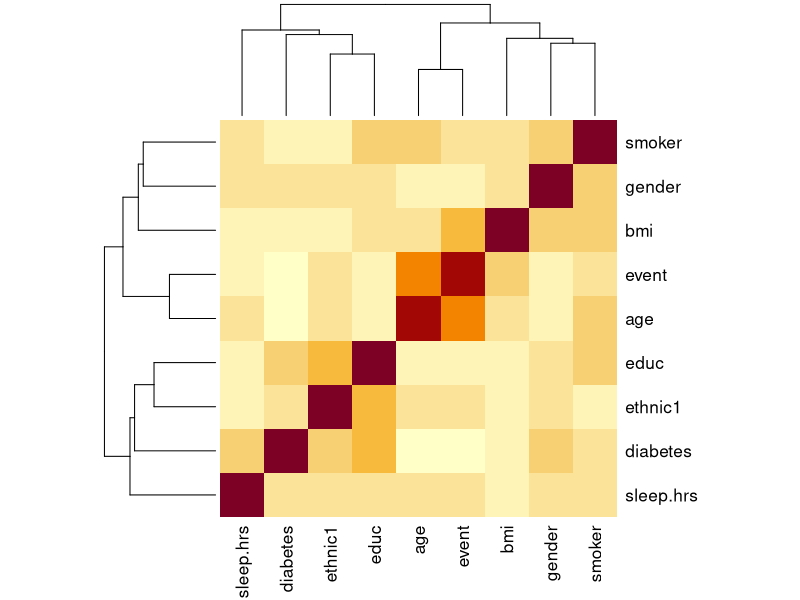
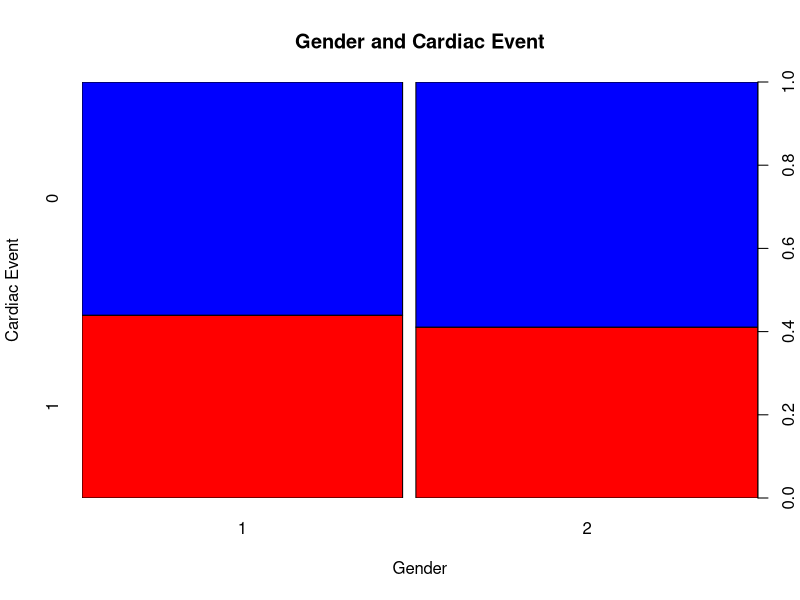
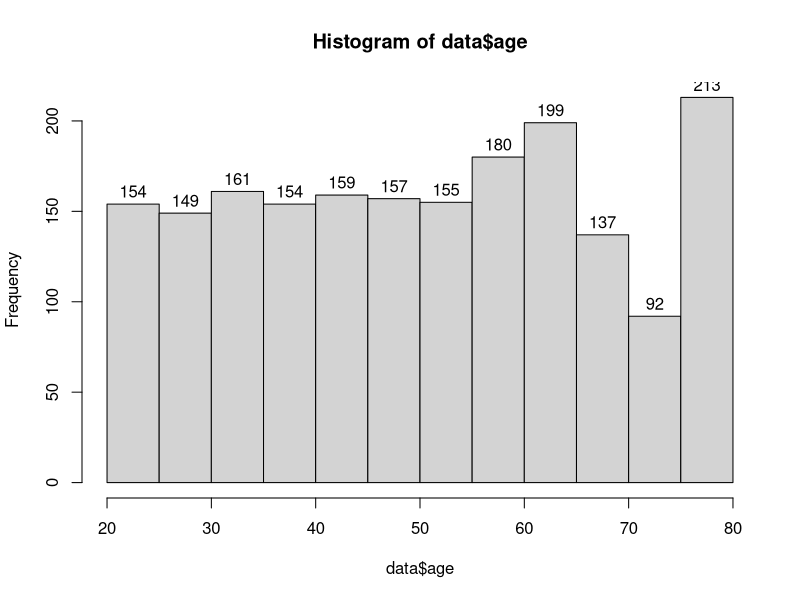
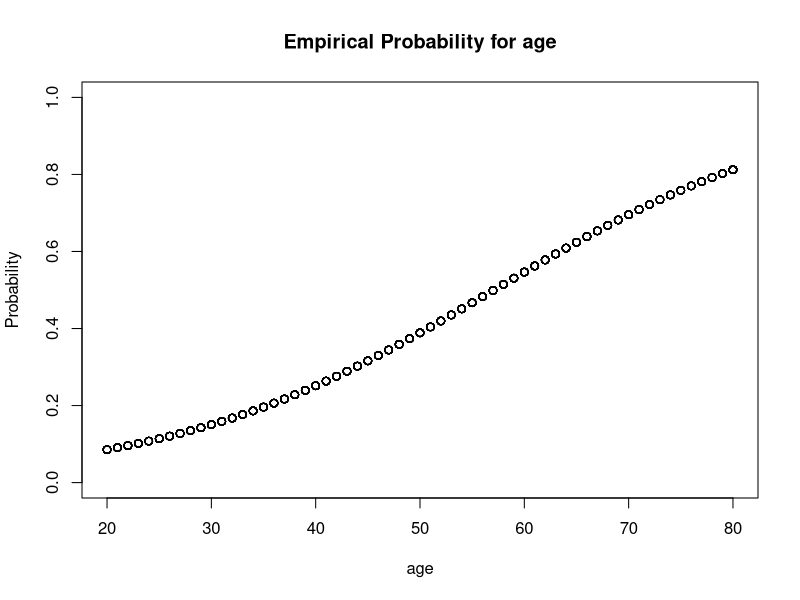
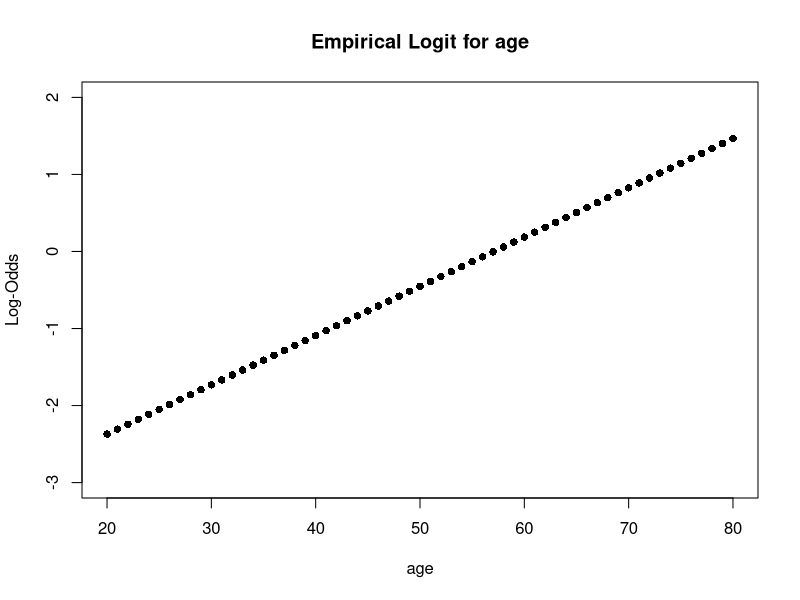
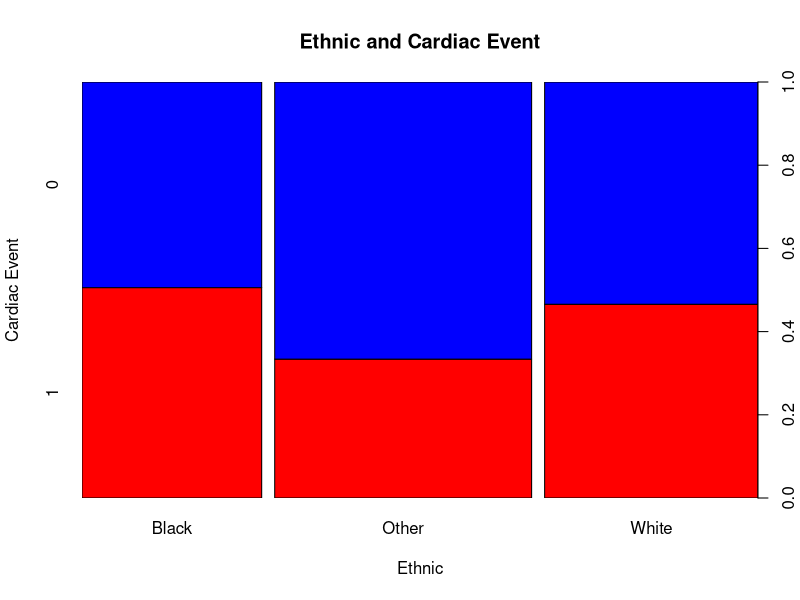
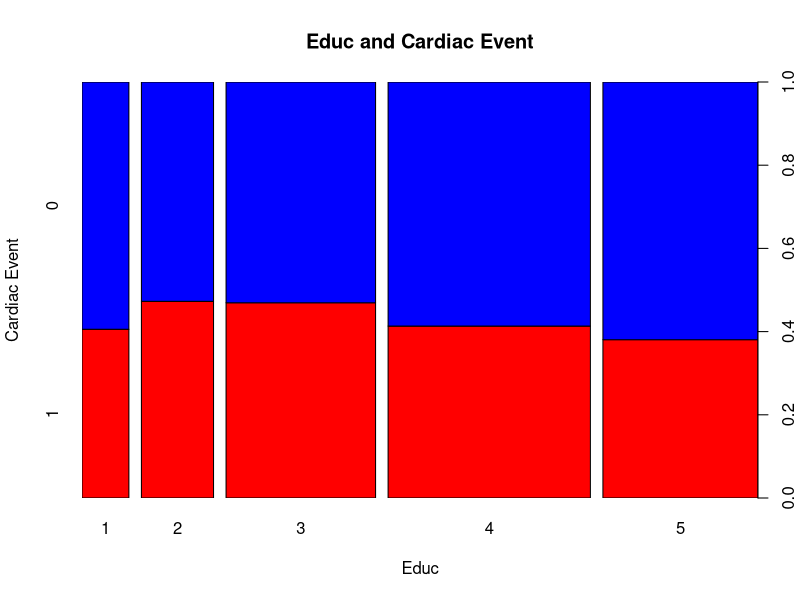

These figures' R source, in order: (Note: this script raises an error after producing the figures.)
## ---- chunk 1
knitr::opts_chunk$set(echo = TRUE)
## ---- chunk 2
# Load the CSV file
data_old <- read.csv("../Handout/final_cardiac_data.csv")

# Data Overview
head(data_old)
## ---- chunk 3
# Remove identifier columns
data <- data_old[, !(names(data_old) %in% c("X", "seqn"))]

# Run summary statistics to get overview
summary(data)
## ---- chunk 4
# Find the correlation between each predictor
cor_matrix <- cor(na.omit(data)); cor_matrix
## ---- chunk 5
# Use heat map to visualize correlation matrix 
heatmap(cor_matrix)
## ---- chunk 6
# Event
table(data$event)
data$event <- as.factor(data$event)
## ---- chunk 7
# Gender
table(data$gender)
data$gender <- as.factor(data$gender)

gender_tab <- table(data$event, data$gender)
spineplot(t(gender_tab), main = "Gender and Cardiac Event", 
          xlab="Gender", ylab="Cardiac Event", col=c("red","blue"))
## ---- chunk 8
# Age
hist(data$age, labels = T)

# Slicing plot for age
age.fac = factor(cut(data$age, breaks=15),labels=1:15)
table(age.fac)
# Empirical probs for each category
age.prob <- tapply(data$event, age.fac, mean)
age.slice.avg <- tapply(data$age, age.fac, mean)
age.elogits <- log(age.prob/(1-age.prob))
# Run logistic regression on simulated data
age.out <- glm(event ~ age, data = data, family = 'binomial')

# Graph predicted and empirical probabilities
plot(data$age, age.out$fitted.values, ylab='Probability', ylim=c(0,1), xlab = 'age', main='Empirical Probability for age')
points(age.slice.avg, age.prob, pch=16, col='blue')

age.pred <- age.out$fitted.value
age.plogits <- log(age.pred/(1-age.pred))
plot(data$age, age.plogits, pch=16, ylab='Log-Odds', ylim=c(-3, 2), xlab = 'age', main='Empirical Logit for age')
points(age.slice.avg, age.elogits, pch=16, col='blue')
## ---- chunk 9
# ethnic1
library(dplyr)
table(data$ethnic1)
data <- data %>%
  mutate(ethnic1 = case_when(
    ethnic1 == 1 ~ "Other",
    ethnic1 == 2 ~ "Other",
    ethnic1 == 3 ~ "White",
    ethnic1 == 4 ~ "Black",
    ethnic1 == 5 ~ "Other",
    TRUE ~ as.character(ethnic1)
  ))

ethnic_tab <- table(data$event, data$ethnic1)
spineplot(t(ethnic_tab), main = "Ethnic and Cardiac Event", 
          xlab="Ethnic", ylab="Cardiac Event", col=c("red","blue"))

data$ethnic1 <- as.factor(data$ethnic1)
## ---- chunk 10
# educ
table(data$educ)
# Since educ = 9 means Don't know, it's hard to assign value and with only one record. Remove the record
data <- data[data$educ != 9, ]

educ_tab <- table(data$event, data$educ)
spineplot(t(educ_tab), main = "Educ and Cardiac Event", 
          xlab="Educ", ylab="Cardiac Event", col=c("red","blue"))

CMHtest(educ_tab)
data$educ <- as.factor(data$educ)
## ---- chunk 11
# Use linear regression or logistic regression to predict the value of the NA
# Only keep records without N/A value to do the predict
data_no_na <- na.omit(data)
## ---- chunk 12
# According to the correlation, use the highest possible predictors
sleep_fit <- lm(sleep.hrs ~ gender+age+ethnic1+educ, data)
summary(sleep_fit)
## ---- chunk 13
# Based on first try, use the most significant predictors
sleep_fit1 <- lm(sleep.hrs ~ gender+ethnic1, data)
summary(sleep_fit1)
## ---- chunk 14
# Evaluate Model Performance
# Predicted values from the model
predicted_sleep <- predict(sleep_fit1, newdata = data_no_na)

# R-squared (R²); low R^2 values, so regression model does not perform well. Thus, we decide to replace all NAs with meidan value.
rsquared <- 1 - (sum((data_no_na$sleep.hrs - predicted_sleep)^2) / sum((data_no_na$sleep.hrs - mean(data_no_na$sleep.hrs))^2)); rsquared
## ---- chunk 15
# Replace the missing value using the predict model
# Find rows with missing values
sleep_rows_with_na <- is.na(data$sleep.hrs)
data$sleep.hrs[sleep_rows_with_na] <- median(data_no_na$sleep.hrs)

# Check Result
sum(is.na(data$sleep.hrs))
summary(data$sleep.hrs)
## ---- chunk 16
table(data$sleep.hrs)
# According to data distribution, we can find the numbers of observation having sleep hours less than 5 hours and the number for having sleep hours more than 9 hours is much less than that in other time. So we plan to divide the time to, less and equal to 5 hrs, 5-6 hrs, 6-7 hrs, 7-8 hrs, 8-9 hrs, and more than 9 hrs.
data$sleep.hrs <- cut(data$sleep.hrs, breaks=c(-Inf, 5, 6, 7, 9, Inf), labels=c("<=5 hrs", "5-6 hrs", "6-7 hrs", "7-9 hrs", ">9 hrs"))
table(data$sleep.hrs)

# Data visualization
sleep_tab <- table(data$event, data$sleep.hrs)
spineplot(t(sleep_tab), main = "Sleep Hours and Cardiac Event", 
          xlab="Sleep Hours", ylab="Cardiac Event", col=c("red","blue"))

CMHtest(sleep_tab)
## ---- chunk 17
sleep.fac = factor(data$sleep.hrs)
# Empirical probs for each category
sleep.prob <- tapply(data$event, sleep.fac, mean)
sleep.slice.avg <- tapply(data$sleep.hrs, sleep.fac, mean)
sleep.elogits <- log(sleep.prob/(1-sleep.prob))
# Run logistic regression on simulated data
sleep.out <- glm(event ~ sleep.hrs, data = data, family = 'binomial')

# Graph predicted and empirical probabilities
plot(data$sleep.hrs, sleep.out$fitted.values, ylab='Probability', ylim=c(0,1), xlab = 'sleep.hrs', main='Empirical Probability for Sleep hours')
points(sleep.slice.avg, sleep.prob, pch=16, col='blue')

slepp.pred <- sleep.out$fitted.value
sleep.logits <- log(slepp.pred/(1-slepp.pred))
plot(data$sleep.hrs, sleep.logits, pch=16, ylab='Log-Odds', ylim=c(-1, 1), xlab = 'sleep.hrs', main='Empirical Logits for Sleep hours')
points(sleep.slice.avg, sleep.elogits, pch=16, col='blue')
## ---- chunk 18
data$sleep.hrs <- as.factor(data$sleep.hrs)
## ---- chunk 19
library("vcdExtra")
table(data$diabetes)
# Change Don't know as NaN, which will be processed later.
data$diabetes[data$diabetes == 9] <- NaN

diabete_tab <- table(data$event, data$diabetes)
spineplot(t(diabete_tab), main = "Diabetes Status and Cardiac Event", 
          xlab="Diabetes Status", ylab="Cardiac Event", col=c("red","blue"))

# Run trend data
CMHtest(diabete_tab)

# Results shows that there is a linear association, so keep borderline category
## ---- chunk 20
# Need to run logistic regression to predict diabetes status for the NaN
# data_no_na$diabetes[data_no_na$diabetes == 3] <- 1 
# data_no_na$diabetes[data_no_na$diabetes == 2] <- 0 
# predicted_diabetes <- ifelse(predict(diab_pr, newdata = data_no_na) >= 0.5, 1, 0)
# mean(data_no_na$diabetes == predicted_diabetes)
# # Missing value replace
# rows_with_na <- is.na(data$diabetes)
# predicted_probabilities <- predict(diab_pr, newdata = data[rows_with_na, ], type = "response")
# data$diabetes[rows_with_na] <- ifelse(predicted_probabilities >= 0.5, 1, 0)
# # Check Result
# sum(is.na(data$diabetes))
# summary(data$diabetes)

# Give up multinomial logistic regression, drop all NaN in column `diabetes`:
data<-subset(data, !is.na(diabetes))

#slicing plot(categorical)
par(mfrow = c(1, 2), mar = c(5, 5, 2, 2) + 0.1, oma = c(0, 0, 3, 0))

empirical_prob <- tapply(data$event == 1, data$diabetes, mean, na.rm = TRUE)

probability_df <- data.frame(diabetes = as.factor(names(empirical_prob)),
                              empirical_prob = as.vector(empirical_prob))

stripchart(probability_df$empirical_prob ~ probability_df$diabetes,
             vertical = TRUE,
            main = "Treat diabetes as categorical",
            xlab = "diabetes", ylab = "Empirical Probability",
            cex=1.5,
            pch = 20, col = "black")
# From result of the graph and significant of model summary, it's better to treat diabetes as a continuous numeric variable

# make `diabetes` continuous 
data$diabetes[data_no_na$diabetes == 2] <- 0 
data$diabetes[data_no_na$diabetes == 1] <- 2
data$diabetes[data_no_na$diabetes == 3] <- 1

# slicing plot(continuous)
empirical_prob <- tapply(data$event == 1, data$diabetes, mean, na.rm = TRUE)

probability_df <- data.frame(diabetes = as.factor(names(empirical_prob)),
                              empirical_prob = as.vector(empirical_prob))

stripchart(probability_df$empirical_prob ~ probability_df$diabetes,
             vertical = TRUE,
            main = "Treat diabetes as continuous",
            xlab = "diabetes", ylab = "Empirical Probability",
            ylim=c(0.4,0.5),cex=1.5,
            pch = 20, col = "black")

# Check if na exists
table(data$diabetes,useNA = "ifany")
## ---- chunk 21
diabete_tab <- table(data$event, data$diabetes)
spineplot(t(diabete_tab), main = "Diabetes Status and Cardiac Event", 
          xlab="Diabetes Status", ylab="Cardiac Event", col=c("red","blue"))
## ---- chunk 22
table(data$smoker)
# For Categorical response, first Categorize the result to (0-No smoke; 1-smoke)
# turn 2 into 0, which not only turns data to correct format of data for logistic regression but also more intuitive.
data$smoker[data$smoker == 2] <- 0
smoke_pr <- glm(smoker ~ gender + educ + age, data = data, family = binomial)
# Model evaluation
summary(smoke_pr)
data_no_na$smoker[data_no_na$smoker == 2] <- 0
predicted_smoker <- ifelse(predict(smoke_pr, newdata = data_no_na) >= 0.5, 1, 0)
mean(data_no_na$smoker == predicted_smoker)
## ---- chunk 23
# Missing value replace
rows_with_na <- is.na(data$smoker)
predicted_probabilities <- predict(smoke_pr, newdata = data[rows_with_na, ], type = "response")
data$smoker[rows_with_na] <- ifelse(predicted_probabilities >= 0.5, 1, 0)
data$smoker<-as.factor(data$smoker)
# Check Result
sum(is.na(data$smoker))
summary(data$smoker)
## ---- chunk 24
# According to the correlation, use the highest possible predictors
bmi_model = lm(bmi ~ educ + age + gender + ethnic1, data)
summary(bmi_model)
# Based on first try, use the most significant predictors
bmi_model1 = lm(bmi ~ gender + ethnic1, data)
summary(bmi_model1)
## ---- chunk 25
# Evaluate Model Performance
# Predicted values from the model

# R-squared (R²)
# rsquared <- 1 - (sum((data_no_na$bmi - predicted_bmi)^2) / sum((data_no_na$bmi - mean(data_no_na$bmi))^2)); # rsquared
## ---- chunk 26
# Have terrible result in model, so we decided to use the median value to replace the missing value
rows_with_na <- is.na(data$bmi)
data$bmi[rows_with_na] <- median(data_no_na$bmi)
## ---- chunk 27
# Check Result
sum(is.na(data$bmi))
summary(data$bmi)
## ---- chunk 28
bmi.fac = factor(cut(data$bmi, breaks=c(-Inf, 25, 30, 35, Inf)),labels=c("<=25, 25-30, 30-35, >35"))
table(bmi.fac)
# Empirical probs for each category
bmi.prob <- tapply(data$event, bmi.fac, mean)
bmi.slice.avg <- tapply(data$bmi, bmi.fac, mean)
bmi.elogits <- log(bmi.prob/(1-bmi.prob))
# Run logistic regression on simulated data
bmi.out <- glm(event ~ bmi, data = data, family = 'binomial')

# Graph predicted and empirical probabilities
plot(data$bmi, bmi.out$fitted.values, ylab='Probability', ylim=c(0,1), xlab = 'bmi', main='Empirical Probability for BMI')
points(bmi.slice.avg, bmi.prob, pch=16, col='blue')

bmi.pred <- bmi.out$fitted.value
bmi.logits <- log(bmi.pred/(1-bmi.pred))
plot(data$bmi, bmi.logits, pch=16, ylab='Log-Odds', ylim=c(-2, 2), xlab = 'bmi', main='Empirical Logits for BMI')
points(bmi.slice.avg, bmi.elogits, pch=16, col='blue')
## ---- chunk 29
#data$diabetes<-as.factor(data$diabetes) #treat diabetes as numeric
#data$gender<-as.factor(data$gender) #Already Done
#data$ethnic1<-as.factor(data$ethnic1) #Already Done
#data$educ<-as.factor(data$educ) #Already Done
#data$smoker<-as.factor(data$smoker) #Already Done
#data$bmi<-as.factor(data$bmi) #treat as numeric
summary(data)
anyNA(data)
## ---- chunk 30
library(ggplot2)

# interaction.plot(data$diabetes, data$smoker, response = as.numeric(data$event), trace.label = "smoker", fun=mean)
catv<-c("gender","diabetes","smoker","ethnic1","educ") # categorical
vars<-colnames(data)[!colnames(data)=="event"] # everything except response var.

for (i in catv){
  for (j in vars){
    if (i!=j){ 
      interaction.plot(
      x.factor = as.factor(data[[j]]),
      trace.factor = as.factor(data[[i]]),
      response = as.numeric(as.character(data$event)), 
      type = "l", legend = TRUE,
      xlab=j,
      ylab="Event",
      trace.label = i
    )}
  }
}
## ---- chunk 31
library(lmtest)

predictors <- colnames(data)
# exclude the response in our results
predictors <- predictors[predictors != "event"]

lrfunction <- function(i, j){
  results <- data.frame(term1 = character(), term2 = character(), pvalue = numeric(), significant = character(), stringsAsFactors = FALSE)
  significant = "no"
  formula_str <- paste("event ~", i, "+", j, "+", i, ":", j)
  model1 <- glm(formula_str, data = data, family = binomial)
  formula_str <- paste("event ~", i, "+", j)
  model2 <- glm(formula_str, data = data, family = binomial)
  lr_test <- lrtest(model1, model2)
  term1 <- i
  term2 <- j
  pvalue <- lr_test$Pr[2]
  if (pvalue < 0.05){
    significant = "yes"
  }
  results <- data.frame(term1 = term1, term2 = term2, pvalue = pvalue, significant = significant)
  return(results)
}


for (i in 1:(length(predictors) - 1)) {
  for (j in (i + 1):length(predictors)) {
    print(mapply(lrfunction, predictors[[i]], predictors[[j]]))
    cat("---")
  }
}
## ---- chunk 32
par(mfrow = c(1, 1))
par(mfrow = c(2, 2), mar = c(4, 4, 2, 1))
#options(repr.plot.width = 50, repr.plot.height = 20)


interaction.plot(
  x.factor = as.factor(data$gender),
  trace.factor = as.factor(data$educ),
  response =as.numeric(as.character(data$event))
  , type = "l", legend = TRUE,
  xlab="gender",
  ylab="event",
  trace.label = "educ",
  main="p-value: 0.002665085")
  
interaction.plot(
  x.factor = as.factor(data$age),
  trace.factor = as.factor(data$ethnic1),
  response = as.numeric(as.character(data$event))
  , type = "l", legend = TRUE,
  xlab="age",
  ylab="event",
  trace.label = "ethnic",
  main="p-value: 0.03264694")
  
interaction.plot(
x.factor = as.factor(data$sleep.hrs),
trace.factor = as.factor(data$ethnic1),
response =as.numeric(as.character(data$event))
, type = "l", legend = TRUE,
xlab="sleep hour",
ylab="event",
trace.label = "ethnic",
main="p-value: 0.04004753")

interaction.plot(
x.factor = as.factor(data$ethnic1),
trace.factor = as.factor(data$smoker),
response =as.numeric(as.character(data$event))

, type = "l", legend = TRUE,
xlab="ethnic",
ylab="event",
trace.label = "smoker",
main="p-value: 0.04341657")

## ---- chunk 33
library(MASS)
drop.step <- step(full.model, direction='backward', scope=formula(full.model), trace=0)
drop.step$anova
## ---- chunk 34
# Stepwise regression model
# full.model <- glm(event ~.+gender*educ+age*ethnic1+ethnic1*sleep.hrs+ethnic1*smoker, data = data, family = binomial)
full.model <- glm(event ~., data = data, family = binomial)
step.model <- stepAIC(full.model,
                      trace = FALSE)
summary(step.model)
## ---- chunk 35
full.model2<-glm(event ~.+ethnic1*sleep.hrs+age*sleep.hrs+bmi*sleep.hrs+smoker*sleep.hrs+gender*sleep.hrs+educ*sleep.hrs+diabetes*sleep.hrs, data = data, family = binomial)
backward.step2 <- step(full.model2, direction='backward', scope=formula(full.model2), trace=0)
backward.step2$anova
## ---- chunk 36
step.model2 <- stepAIC(full.model2,
                      trace = FALSE)
summary(step.model2)
## ---- chunk 37
# Evaluate Full Model
library(MASS)
full.model <- glm(event ~., data = data, family = binomial)
summary(full.model)

# AIC Backward Selection
step(full.model,direction="backward", k=2)

# BIC Backward Selection
step(full.model,direction="backward", k=log(nrow(data)), k.out=log(nrow(data)))
